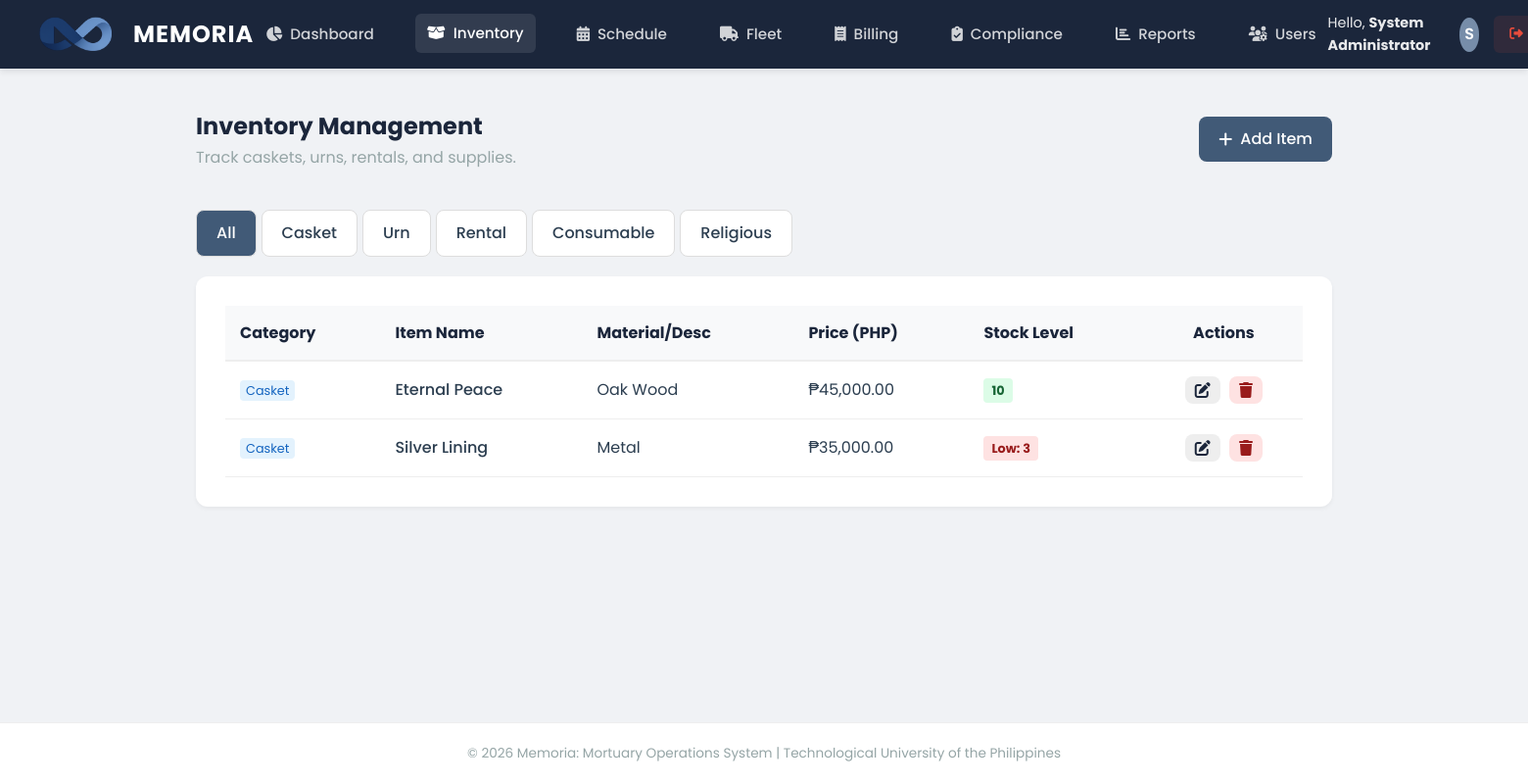
The page /modules/inventory/manage.php (signed in) on the database its author committed.
### tables this page shows
CREATE TABLE `items` (
  `id` int(11) NOT NULL,
  `category` enum('Casket','Urn','Rental','Consumable','Religious') DEFAULT 'Casket',
  `item_name` varchar(100) DEFAULT NULL,
  `material` varchar(50) DEFAULT NULL,
  `price` decimal(10,2) NOT NULL,
  `stock_quantity` int(11) DEFAULT 0,
  `min_stock_level` int(11) DEFAULT 5
);

### modules/inventory/manage.php (the view, shortened to what this page needs)
<?php
include('../../includes/header.php');
$category = isset($_GET['cat']) ? $_GET['cat'] : 'All';
if ($category == 'All') {
    $sql = "SELECT * FROM items ORDER BY category, item_name ASC";
    $stmt = mysqli_prepare($conn, $sql);
} else {
    $sql = "SELECT * FROM items WHERE category = ? ORDER BY item_name ASC";
    $stmt = mysqli_prepare($conn, $sql);
    mysqli_stmt_bind_param($stmt, "s", $category);
}
mysqli_stmt_execute($stmt);
$result = mysqli_stmt_get_result($stmt);
?>
<div class="panel-header" style="border-bottom: none;">
    <div>
        <h1 style="font-size: 1.5rem; color: var(--deep-navy);">Inventory Management</h1>
        <p style="color: var(--text-light);">Track caskets, urns, rentals, and supplies.</p>
    </div>
    <a href="add_casket.php" class="btn btn-primary"><i class="fas fa-plus"></i> Add Item</a>
</div>
<div style="margin-bottom: 20px;">
    <?php
    $cats = ['All', 'Casket', 'Urn', 'Rental', 'Consumable', 'Religious'];
    foreach($cats as $c) {
        $activeStyle = ($category == $c) ? 'background: var(--slate-blue); color: white;' : 'background: white; color: var(--text-dark);';
        echo "<a href='?cat=$c' class='btn' style='margin-right: 5px; border: 1px solid #ddd; $activeStyle'>$c</a>";
    }
    ?>
</div>
<div class="panel">
    <table style="width: 100%; border-collapse: collapse;">
        <thead>
            <tr style="background: #f8f9fa; text-align: left; color: var(--deep-navy);">
                <th style="padding: 15px; border-bottom: 2px solid #eee;">Category</th>
                <th style="padding: 15px; border-bottom: 2px solid #eee;">Item Name</th>
                <th style="padding: 15px; border-bottom: 2px solid #eee;">Material/Desc</th>
                <th style="padding: 15px; border-bottom: 2px solid #eee;">Price (PHP)</th>
                <th style="padding: 15px; border-bottom: 2px solid #eee;">Stock Level</th>
                <th style="padding: 15px; border-bottom: 2px solid #eee; text-align: center;">Actions</th>
            </tr>
        </thead>
        <tbody>
            <?php
            if (mysqli_num_rows($result) > 0) {
                while ($row = mysqli_fetch_assoc($result)) {
                    $is_low = $row['stock_quantity'] <= $row['min_stock_level'];
                    $stock_badge = $is_low
                        ? "<span style='background: #fee2e2; color: #991b1b; padding: 4px 8px; border-radius: 4px; font-size: 0.8rem; font-weight: bold;'>Low: {$row['stock_quantity']}</span>"
                        : "<span style='background: #dcfce7; color: #166534; padding: 4px 8px; border-radius: 4px; font-size: 0.8rem; font-weight: bold;'>{$row['stock_quantity']}</span>";
                    echo "<tr>
                        <td style='padding: 15px; border-bottom: 1px solid #eee;'><span style='font-size: 0.8rem; background: #e3f2fd; color: #1565c0; padding: 2px 6px; border-radius: 4px;'>{$row['category']}</span></td>
                        <td style='padding: 15px; border-bottom: 1px solid #eee; font-weight: 500;'>{$row['item_name']}</td>
                        <td style='padding: 15px; border-bottom: 1px solid #eee;'>{$row['material']}</td>
                        <td style='padding: 15px; border-bottom: 1px solid #eee;'>₱" . number_format($row['price'], 2) . "</td>
                        <td style='padding: 15px; border-bottom: 1px solid #eee;'>$stock_badge</td>
                        <td style='padding: 15px; border-bottom: 1px solid #eee; text-align: center;'>
                            <a href='edit_casket.php?id={$row['id']}' class='btn' style='padding: 6px 10px; background: #eee; color: var(--deep-navy); margin-right: 5px;'><i class='fas fa-edit'></i></a>
                            <a href='manage.php?delete={$row['id']}' onclick='return confirm(\"Permanently delete this item?\");' class='btn' style='padding: 6px 10px; background: #fee2e2; color: #991b1b;'><i class='fas fa-trash'></i></a>
                        </td>
                    </tr>";
                }
            } else {
                echo "<tr><td colspan='6' style='text-align: center; padding: 30px; color: #777;'>No items found in this category.</td></tr>";
            }
            ?>
        </tbody>
    </table>
</div>
<?php include('../../includes/footer.php'); ?>

### assets/css/style.css (style rules this page uses)
:root { --deep-navy: #1B263B; --slate-blue: #415A77; --cloud-gray: #E0E1DD; --muted-teal: #778DA9; --white: #FFFFFF; --danger: #e74c3c; --success: #2ecc71; --text-dark: #2c3e50; --text-light: #95a5a6; --shadow-sm: 0 2px 4px rgba(0,0,0,0.05); --shadow-md: 0 4px 6px rgba(0,0,0,0.07); --shadow-lg: 0 10px 15px rgba(0,0,0,0.1); }
* { margin: 0; padding: 0; box-sizing: border-box; }
body { font-family: 'Poppins', sans-serif; background-color: #F0F2F5; color: var(--text-dark); line-height: 1.6; min-height: 100vh; display: flex; flex-direction: column; }
.panel { background: var(--white); border-radius: 12px; box-shadow: var(--shadow-sm); padding: 30px; margin-bottom: 30px; }
.panel-header { display: flex; justify-content: space-between; align-items: center; margin-bottom: 25px; border-bottom: 1px solid #eee; padding-bottom: 15px; }
.btn { padding: 10px 20px; border-radius: 8px; font-weight: 500; cursor: pointer; border: none; transition: all 0.2s; text-decoration: none; display: inline-flex; align-items: center; gap: 8px; }
.btn-primary { background: var(--slate-blue); color: white; }

### rows shown on the page
items: category "Casket", item_name "Eternal Peace", material "Oak Wood", price "45,000.00", stock_quantity "10"
items: category "Casket", item_name "Silver Lining", material "Metal", price "35,000.00", stock_quantity "3"

### other values the page prints
$_SESSION['full_name'] "System Administrator"
substr($_SESSION['full_name'], 0, 1) "S"
$c "All"
$c "Casket"
$c "Urn"
$c "Rental"
$c "Consumable"
$c "Religious"
